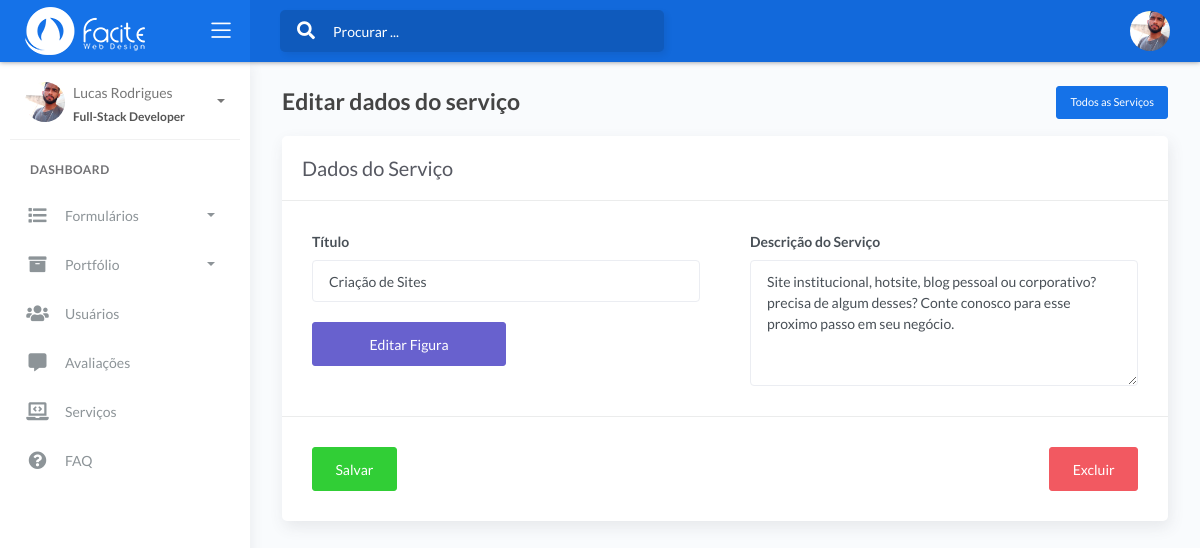
The app's page /facite42-pa/front/form_servico?acao=editar&id=13 (signed in), older data.
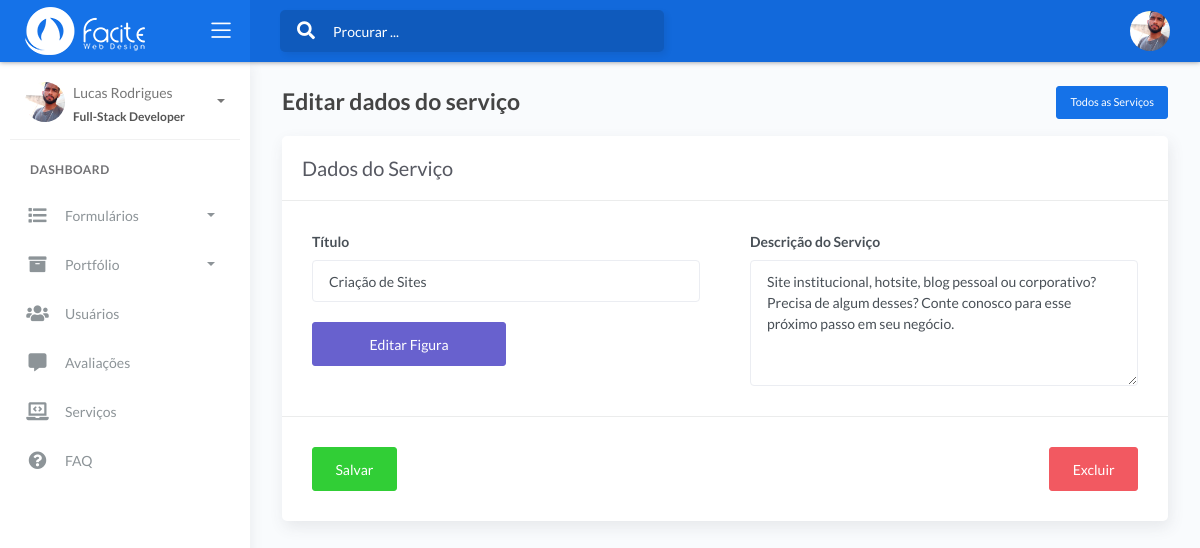
The same page, newer data.
### tables this page shows
CREATE TABLE `servico` (
  `id` int NOT NULL,
  `titulo` varchar(80) NOT NULL,
  `descricao` varchar(1000) NOT NULL,
  `imagem` varchar(100) NOT NULL
);

### facite42-pa/front/classes/Conexao.php (called while the page is built, shortened)
<?php
class Conexao
{
	private $host;
	private $user;
	private $password;
	public function __construct() {
        $this->host = 'mysql:host=127.0.0.1;dbname=facitewebdesign';
		$this->user = 'facite42_root';
		$this->password = 'L1n@d141P4uceK';
	}
    public function conectar() {
    	try {
			$conexao = new PDO(
							$this->host,
							$this->user,
							$this->password,
							array(
								PDO::ATTR_ERRMODE => PDO::ERRMODE_EXCEPTION,
								PDO::MYSQL_ATTR_INIT_COMMAND => "SET NAMES utf8"
							)
						);
			return $conexao;
		} catch (PDOException $e) {
			echo 'Erro na conexao. Erro reportado: ' . $e->getMessage();
			exit;
		}
    }
}

### facite42-pa/front/classes/ServicoModel.php (called while the page is built, shortened)
<?php
class ServicoModel
{
    private $conexao;
    public function __construct(Conexao $conexao, Servico $servico)
    {
        $this->conexao = $conexao->conectar();
    }
    public function get($id)
    {
        $sql = "SELECT id, titulo, descricao, imagem FROM servico WHERE id = {$id}";
        $stmt = $this->conexao->prepare($sql);
        $stmt->execute();
        return $stmt->fetch(PDO::FETCH_OBJ);
    }
}

### facite42-pa/front/form_servico.php (the view, shortened to what this page needs)
<?php
include_once 'layouts/header.php';
include_once 'layouts/menu.php';
include_once 'classes/Servico.php';
include_once 'classes/ServicoModel.php';
include_once 'classes/Conexao.php';
$servico = new Servico();
$conexao = new Conexao();
if (isset($_GET['id'])) {
    $id = $_GET['id'];
    $servicoModel = new ServicoModel($conexao, $servico);
    $servico = $servicoModel->get($id);
}
?>
<div class="content">
    <div class="page-inner">
        <a class="btn btn-primary btn-sm" href="servico" style="float: right;">Todos as Serviços</a>
        <div class="page-header">
            <?php
            $titulo = ($_GET['acao'] == '' ? '<h4 class="page-title">Formulário de Serviços</h4>' : '<h4 class="page-title">Editar dados do serviço</h4>');
            echo $titulo;
            ?>
        </div>
        <div class="row">
            <div class="col-md-12">
                <form action="controllers/controleServico?acao=<?= ($servico->id != '' ? 'editar' : 'cadastrar') ?>" method="POST" enctype="multipart/form-data">
                    <div class="card">
                        <div class="card-header">
                            <div class="card-title">Dados do Serviço</div>
                        </div>
                        <div class="card-body">
                            <div class="row">
                                <div class="col-md-6 col-lg-6">
                                    <div class="form-group">
                                        <label for="titulo">Título</label>
                                        <input type="text" class="form-control" id="titulo" name="titulo" value="<?= ($servico->titulo != '' ? $servico->titulo : '') ?>">
                                    </div>
                                    <?php
                                    $imagem = ($_GET['acao'] == '' ? '<div class="form-group"><label for="exampleFormControlFile1">Figura do serviço (65x65)</label><input type="file" class="form-control-file" id="exampleFormControlFile1" name="imagem"></div>' : '<div class="form-group"><button type="button" style="width: 50%;" class="btn btn-secondary" data-toggle="modal" data-target="#editarImagem">Editar Figura</button></div>');
                                    echo $imagem;
                                    ?>
                                </div>
                                <div class="col-md-6 col-lg-6">
                                    <div class="form-group">
                                        <label for="descricao">Descrição do Serviço</label>
                                        <textarea class="form-control" id="descricao" name="descricao" rows="5"><?= ($servico->descricao != '' ? $servico->descricao : '') ?></textarea>
                                    </div>
                                </div>
                            </div>
                        </div>
                        <div class="card-action">
                            <button type="submit" class="btn btn-success">Salvar</button>
                            <?php
                                $excluir = ($_GET['acao'] != '' ? '<a style="float: right;" href="controllers/controleServico?acao=deletar&id=' . $servico->id . '" class="btn btn-danger">Excluir</a>' : '');
                                echo $excluir;
                            ?>
                        </div>
                    </div>
                </form>
            </div>
        </div>
    </div>
</div>
<?php
include_once 'layouts/footer.php';
?>

Row changes from the older to the newer data that the page shows:
changed servico "Criação de Sites": descricao "Site institucional, hotsite, blog pessoal ou corporativo? precisa de algum desses? Conte conosco para esse proximo passo em seu negócio." → "Site institucional, hotsite, blog pessoal ou corporativo? Precisa de algum desses? Conte conosco para esse próximo passo em seu negócio."
